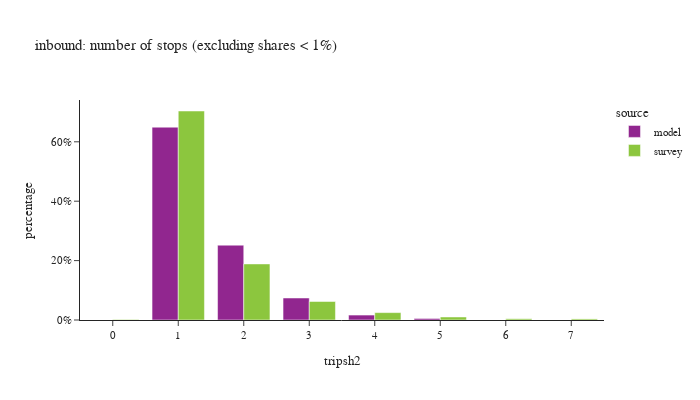

Here is the notebook cell this chart was saved with:
### Code cell
df_plot = df_tour.groupby(['tripsh2','source'])['toexpfac'].sum().reset_index()
df_plot['percentage'] = df_plot.groupby(['source'], group_keys=False)['toexpfac']. \
    apply(lambda x: x / float(x.sum()))
df_plot = df_plot.loc[df_plot['percentage'] > 0.001]
# df_plot
fig = px.bar(df_plot.sort_values(['source']), x="tripsh2", y="percentage", color="source",
             barmode="group",title="inbound: number of stops (excluding shares < 1%)",
             hover_data=['toexpfac'])
fig.update_layout(height=400, width=700, font=dict(size=11),
                  xaxis = dict(dtick = 1, categoryorder='category ascending'),
                  yaxis=dict(tickformat=".0%"))
fig.show()

### Figure 1 — Plotly figure (JSON) as saved in the notebook; plotly's stock layout.template omitted (floating-point values rounded to 4 significant figures)
{"data": [{"alignmentgroup": "True", "customdata": [[5090000.0], [1975000.0], [580800.0], [130600.0], [40760.0]], "hovertemplate": "source=model<br>tripsh2=%{x}<br>percentage=%{y}<br>toexpfac=%{customdata[0]}<extra></extra>", "legendgroup": "model", "marker": {"color": "#91268F", "pattern": {"shape": ""}}, "name": "model", "offsetgroup": "model", "orientation": "v", "showlegend": true, "textposition": "auto", "type": "bar", "x": [1, 2, 3, 4, 5], "xaxis": "x", "y": [0.6492, 0.252, 0.07408, 0.01666, 0.005199], "yaxis": "y"}, {"alignmentgroup": "True", "customdata": [[8964.0], [3554000.0], [953600.0], [314800.0], [125700.0], [51610.0], [21390.0], [18630.0]], "hovertemplate": "source=survey<br>tripsh2=%{x}<br>percentage=%{y}<br>toexpfac=%{customdata[0]}<extra></extra>", "legendgroup": "survey", "marker": {"color": "#8CC63E", "pattern": {"shape": ""}}, "name": "survey", "offsetgroup": "survey", "orientation": "v", "showlegend": true, "textposition": "auto", "type": "bar", "x": [0, 1, 2, 3, 4, 5, 6, 7], "xaxis": "x", "y": [0.001775, 0.7037, 0.1888, 0.06234, 0.0249, 0.01022, 0.004234, 0.003688], "yaxis": "y"}], "layout": {"barmode": "group", "font": {"size": 11}, "height": 400, "legend": {"title": {"text": "source"}, "tracegroupgap": 0}, "title": {"text": "inbound: number of stops (excluding shares < 1%)"}, "width": 700, "xaxis": {"anchor": "y", "categoryorder": "category ascending", "domain": [0.0, 1.0], "dtick": 1, "title": {"text": "tripsh2"}}, "yaxis": {"anchor": "x", "domain": [0.0, 1.0], "tickformat": ".0%", "title": {"text": "percentage"}}}}
